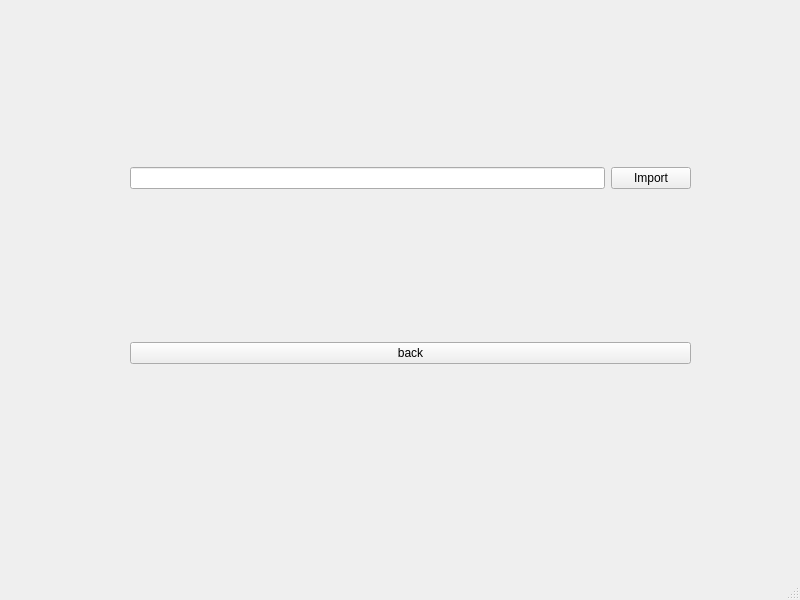
<?xml version="1.0" encoding="UTF-8"?>
<ui version="4.0">
 <class>MainWindow</class>
 <widget class="QMainWindow" name="MainWindow">
  <property name="geometry">
   <rect>
    <x>0</x>
    <y>0</y>
    <width>800</width>
    <height>600</height>
   </rect>
  </property>
  <property name="windowTitle">
   <string>MainWindow</string>
  </property>
  <widget class="QWidget" name="centralwidget">
   <widget class="QWidget" name="verticalLayoutWidget">
    <property name="geometry">
     <rect>
      <x>130</x>
      <y>20</y>
      <width>561</width>
      <height>491</height>
     </rect>
    </property>
    <layout class="QVBoxLayout" name="verticalLayout">
     <item>
      <layout class="QHBoxLayout" name="horizontalLayout">
       <item>
        <widget class="QLineEdit" name="txtin_import_file"/>
       </item>
       <item>
        <widget class="QPushButton" name="btn_import_file">
         <property name="text">
          <string>Import</string>
         </property>
        </widget>
       </item>
      </layout>
     </item>
     <item>
      <widget class="QPushButton" name="pushButton">
       <property name="text">
        <string>back</string>
       </property>
      </widget>
     </item>
    </layout>
   </widget>
  </widget>
  <widget class="QMenuBar" name="menubar">
   <property name="geometry">
    <rect>
     <x>0</x>
     <y>0</y>
     <width>800</width>
     <height>24</height>
    </rect>
   </property>
  </widget>
  <widget class="QStatusBar" name="statusbar"/>
 </widget>
 <resources/>
 <connections/>
</ui>
